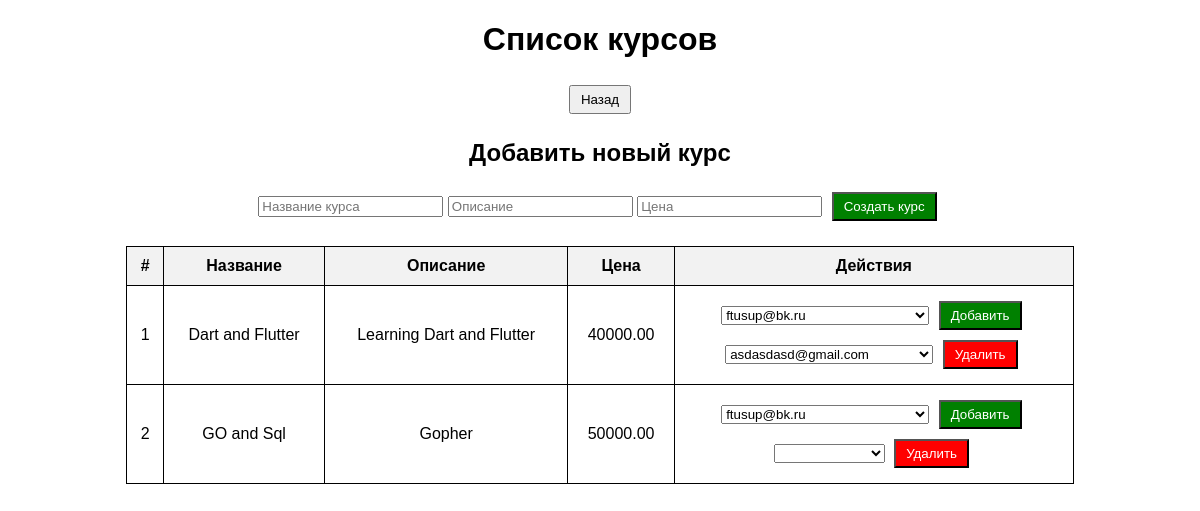
Page /courses/ on the committed database.
### courses/models.py (models this page shows, shortened)
class Course(models.Model):
    title = models.CharField(max_length=200)
    description = models.TextField()
    price = models.DecimalField(max_digits=10, decimal_places=2)
    students = models.ManyToManyField(
        settings.AUTH_USER_MODEL,
        related_name='enrolled_courses',
        blank=True
    )

### courses/views.py (the view)
# urls.py: path('', courses_list, name='courses_list'),
def courses_list(request):
    courses = Course.objects.all()
    users = User.objects.all()
    return render(request, 'courses/courses_list.html', {'courses': courses, 'users': users})

### courses/templates/courses/courses_list.html (shortened to what this page needs)
<!DOCTYPE html>
<html lang="ru">
<head>
</head>
<body>
    <h1>Список курсов</h1>
    <button onclick="window.history.back()">Назад</button>
    <h2>Добавить новый курс</h2>
    <form action="{% url 'create_course' %}" method="post">
        <input type="text" name="title" placeholder="Название курса" required>
        <input type="text" name="description" placeholder="Описание" required>
        <input type="number" name="price" placeholder="Цена" required>
        <button type="submit" class="add">Создать курс</button>
    </form>
    <table>
        <thead>
            <tr>
                <th>#</th>
                <th>Название</th>
                <th>Описание</th>
                <th>Цена</th>
                <th>Действия</th>
            </tr>
        </thead>
        <tbody>
            {% for course in courses %}
                <tr>
                    <td>{{ forloop.counter }}</td>
                    <td>{{ course.title }}</td>
                    <td>{{ course.description }}</td>
                    <td>{{ course.price }}</td>
                    <td>
                        <form action="{% url 'add_student' course.id %}" method="post">
                            <select name="student_id">
                                {% for user in users %}
                                    <option value="{{ user.id }}">{{ user.email }}</option>
                                {% endfor %}
                            </select>
                            <button type="submit" class="add">Добавить</button>
                        </form>
                        <form action="{% url 'remove_student' course.id %}" method="post">
                            <select name="student_id">
                                {% for student in course.students.all %}
                                    <option value="{{ student.id }}">{{ student.email }}</option>
                                {% empty %}
                                    <option disabled>Нет студентов</option>
                                {% endfor %}
                            </select>
                            <button type="submit" class="remove">Удалить</button>
                        </form>
                    </td>
                </tr>
            {% empty %}
                <tr>
                    <td colspan="5">Нет доступных курсов</td>
                </tr>
            {% endfor %}
        </tbody>
    </table>
</body>
</html>

### courses/templates/courses/courses_list.html (style rules this page uses)
body { font-family: Arial, sans-serif; text-align: center; margin-top: 20px; }
table { width: 80%; margin: 20px auto; border-collapse: collapse; }
th, td { border: 1px solid black; padding: 10px; text-align: center; }
th { background-color: #f2f2f2; }
button { padding: 5px 10px; margin: 5px; cursor: pointer; }
.add { background-color: green; color: white; }
.remove { background-color: red; color: white; }

### rows in the picture
Course: title "Dart and Flutter", description "Learning Dart and Flutter", price "40000.00"
Course: title "GO and Sql", description "Gopher", price "50000.00"

### other values in the picture
form field student_id "ftusup@bk.ru"
form field student_id "asdasdasd@gmail.com"
